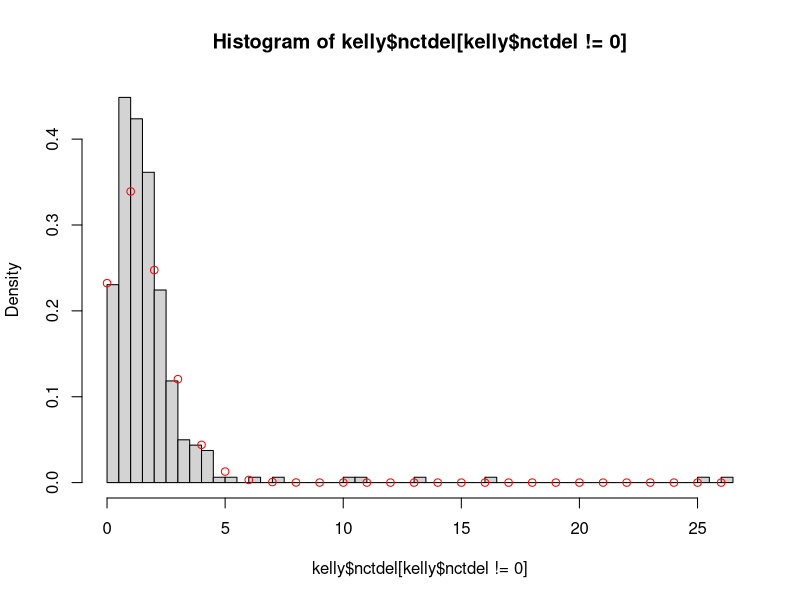
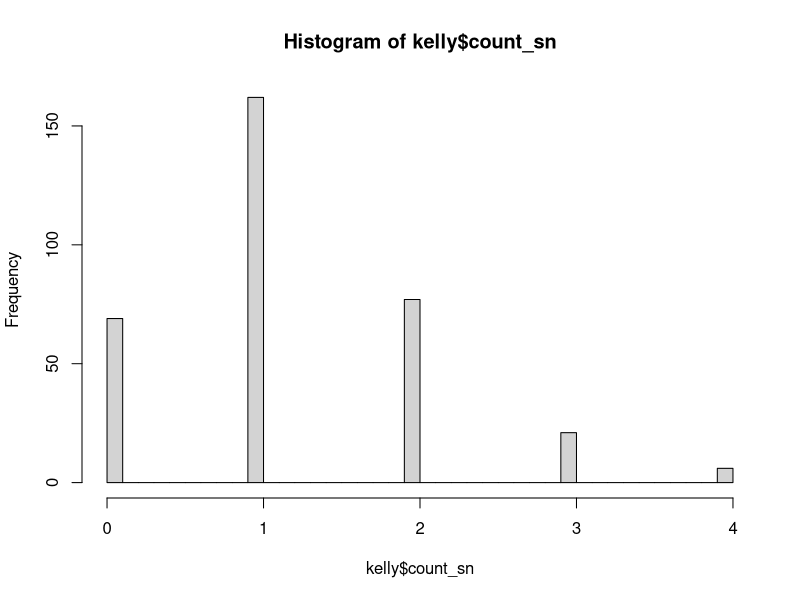

Source code (R) for these figures, in order:
## ---- chunk 1
library(dplyr)
library(magrittr)
## ---- chunk 2
kelly <- read.table("kellydat.txt", header = T)
## ---- chunk 3
kelly <- kelly %>% mutate(count_sn = sn1 + sn2*2 + sn3*3 + all4*4) %>% select(-c(sn1, sn2, sn3, all4))

## ---- chunk 4
hist(kelly$nctdel[kelly$nctdel!=0.0],breaks=40,freq=F) # dist of wait times (zero wait times removed)
lines(seq(0,26),dpois(seq(0,26),1.46),type="p",col="red") # poisson model, arbitrary lambda
hist(kelly$count_sn,breaks=50) # dist of symptom counts

## ---- chunk 5

